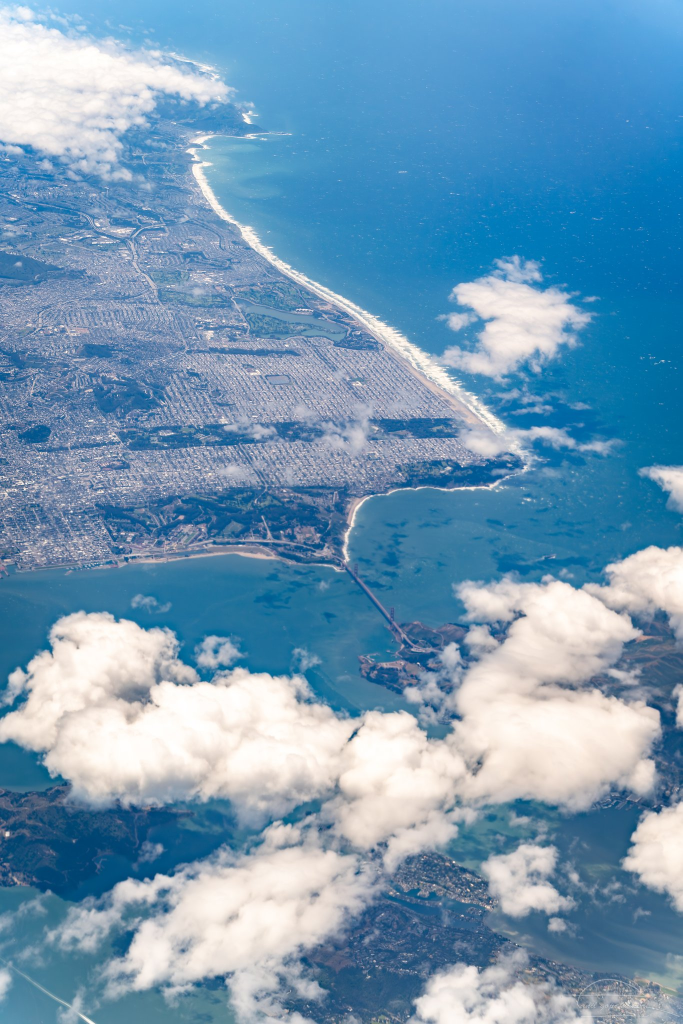
#> input picture images/ag-edits/DSC00341.jpg, 1365 x 2048 px, given in place of CAND_002_IMG_1361.jpg, which was not available (shown at 1/2 size)
$ python import_approved_photos.py
#> lines starting #> are read from the running program, lines starting #| are printed output that depends on the picture
import os
import json
from datetime import datetime
from PIL import Image

# Paths
BASE_DIR = "/Users/anilgopakumar/Documents/Antigravity Projects/Travelogue Blog"
GALLERY_JSON_PATH = os.path.join(BASE_DIR, "gallery.json")
CURATED_JSON_PATH = os.path.join(BASE_DIR, "scratch/curated_candidates.json")
APPROVED_IMPORT_JSON = os.path.join(BASE_DIR, "scratch/approved_import.json")

DEST_DIR = os.path.join(BASE_DIR, "images/ag-edits")
THUMB_DIR = os.path.join(BASE_DIR, "images/ag-edits-thumbnails")

def format_date_display(dt_str):
    if not dt_str or dt_str.lower() == "unknown":
        return ""
    try:
        # Expected: YYYY-MM-DD HH:MM:SS or similar
        dt = datetime.strptime(dt_str.split()[0], "%Y-%m-%d")
        return dt.strftime("%b %d, %Y") # e.g. "May 17, 2016"
    except Exception:
        return dt_str

def import_approved():
    if not os.path.exists(APPROVED_IMPORT_JSON):
        print(f"Error: Approved import file {APPROVED_IMPORT_JSON} not found.")
        return

    if not os.path.exists(CURATED_JSON_PATH):
        print(f"Error: Curated candidates file {CURATED_JSON_PATH} not found.")
        return

    with open(APPROVED_IMPORT_JSON, "r") as f:
#> (reads scratch/approved_import.json from the repository)
        approved_items = json.load(f) # List of dicts with keys: cand_id, title, description, location, category

    with open(CURATED_JSON_PATH, "r") as f:
#> (reads scratch/curated_candidates.json from the repository)
        curated_items = {x["cand_id"]: x for x in json.load(f)}

    # Load current gallery
    current_gallery = []
    if os.path.exists(GALLERY_JSON_PATH):
        with open(GALLERY_JSON_PATH, "r") as f:
            current_gallery = json.load(f)

    # Track existing filenames to avoid duplicates
    existing_filenames = {os.path.basename(x.get("filename", "")).lower() for x in current_gallery}

    os.makedirs(DEST_DIR, exist_ok=True)
    os.makedirs(THUMB_DIR, exist_ok=True)

    imported_count = 0

    for app in approved_items:
        cand_id = app["cand_id"]
        if cand_id not in curated_items:
            print(f"Warning: {cand_id} not found in curated candidates. Skipping.")
            continue

        cand = curated_items[cand_id]
        src_path = cand.get("cached_path") or cand["file_path"]
        filename = cand["filename"]

        # Check for duplicate in gallery
        if filename.lower() in existing_filenames:
            print(f"Image {filename} already exists in gallery.json. Skipping.")
            continue

        dest_path = os.path.join(DEST_DIR, filename)
        thumb_path = os.path.join(THUMB_DIR, filename)

        # 1. Optimize and resize original (2048px max dimension)
        try:
            print(f"Optimizing original: {filename}...")
            with Image.open(src_path) as img:
#> img is the input picture: PIL image 1365x2048 RGB; mean R, G, B 114.6, 153.7, 182
                exif_data = img.info.get('exif')
                img.thumbnail((2048, 2048), Image.Resampling.LANCZOS)
                if exif_data:
                    img.save(dest_path, "JPEG", quality=85, optimize=True, exif=exif_data)
                else:
                    img.save(dest_path, "JPEG", quality=85, optimize=True)
        except Exception as e:
            print(f"Error processing original for {filename}: {e}")
            continue

        # 2. Generate thumbnail (800px max dimension)
        try:
            print(f"Generating thumbnail: {filename}...")
            with Image.open(src_path) as img:
                img.thumbnail((800, 800), Image.Resampling.LANCZOS)
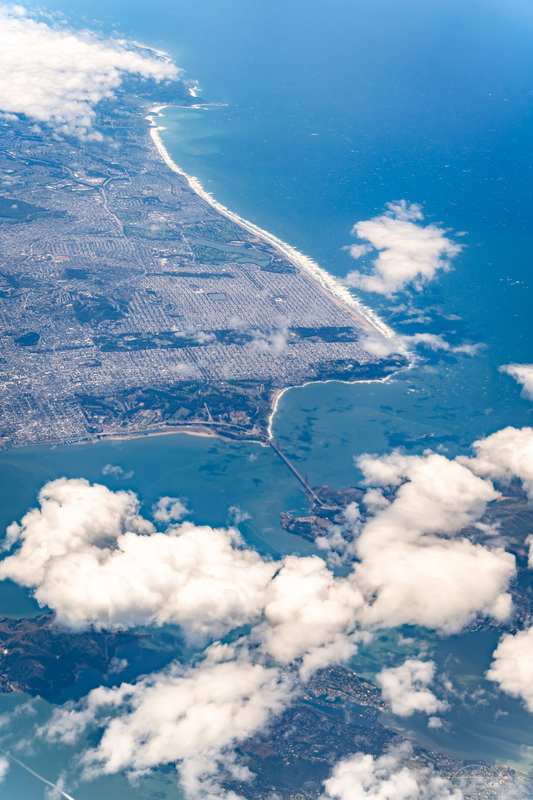
#> img: PIL image 533x800 RGB; mean R, G, B 114.6, 153.7, 182
                img.save(thumb_path, "JPEG", quality=85, optimize=True)
        except Exception as e:
            print(f"Error generating thumbnail for {filename}: {e}")
            if os.path.exists(dest_path):
                os.remove(dest_path)
            continue

        # 3. Create entry
        meta = cand["metadata"]
        entry = {
            "filename": f"images/ag-edits/{filename}",
            "title": app.get("title") or f"{cand['folder']} - {filename}",
            "description": app.get("description") or f"Photo taken on {cand['date_taken']}.",
            "location": app.get("location") or "Unknown Location",
            "date": format_date_display(cand["date_taken"]),
            "camera": meta.get("camera") or "",
            "lens": meta.get("lens") or "",
            "aperture": meta.get("aperture") or "",
            "shutterSpeed": meta.get("shutter_speed") or "",
            "iso": meta.get("iso") or "",
            "focalLength": meta.get("focal_length") or "",
            "category": app.get("category") or "landscape"
        }

        current_gallery.append(entry)
        existing_filenames.add(filename.lower())
        imported_count += 1
        print(f"✓ Imported {filename} successfully!")
#> pass 2 of the loop in import_approved, `for app in approved_items:`:
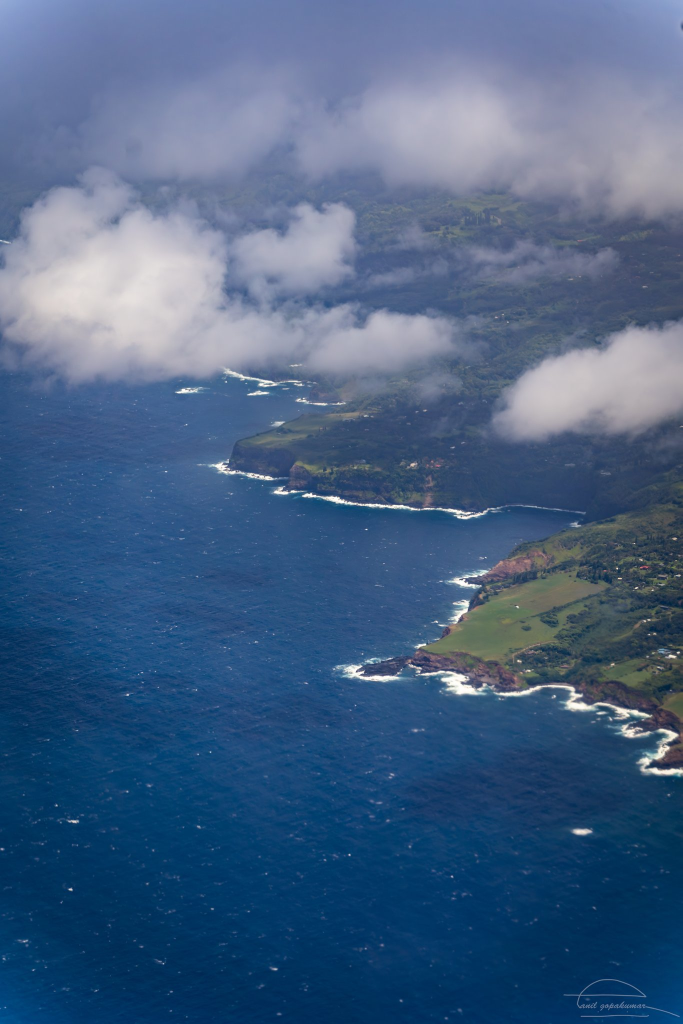
#> input picture images/ag-edits/DSC00377.jpg, 1365 x 2048 px, given in place of CAND_004_DSC_7467.jpg, which was not available (shown at 1/2 size)
#> in import_approved, img is the input picture: PIL image 1365x2048 RGB; mean R, G, B 71.2, 98.2, 132.4
#> in import_approved, `img.thumbnail((800, 800), Image.Resampling.LANCZOS)`:
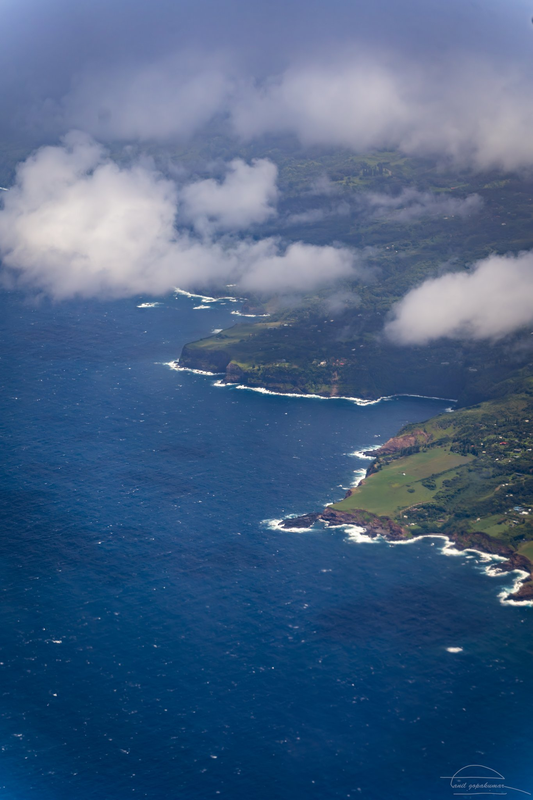
#> img: PIL image 533x800 RGB; mean R, G, B 71.2, 98.2, 132.4

    if imported_count == 0:
        print("No new images imported.")
        return

    # Re-sort current_gallery chronologically
    def parse_entry_date(item):
        d_str = item.get("date", "")
        # Try custom formatted date e.g. "May 17, 2016"
        try:
            return datetime.strptime(d_str, "%b %d, %Y")
        except ValueError:
            pass
        # Fallback to current time if no date
        return datetime.max

    current_gallery.sort(key=parse_entry_date)

    # Save back to gallery.json
    with open(GALLERY_JSON_PATH, "w") as f:
        json.dump(current_gallery, f, indent=2)

    print(f"\nImport finished! Successfully imported {imported_count} images.")
    print(f"Updated {GALLERY_JSON_PATH} (total entries: {len(current_gallery)}).")

if __name__ == "__main__":
    import_approved()
